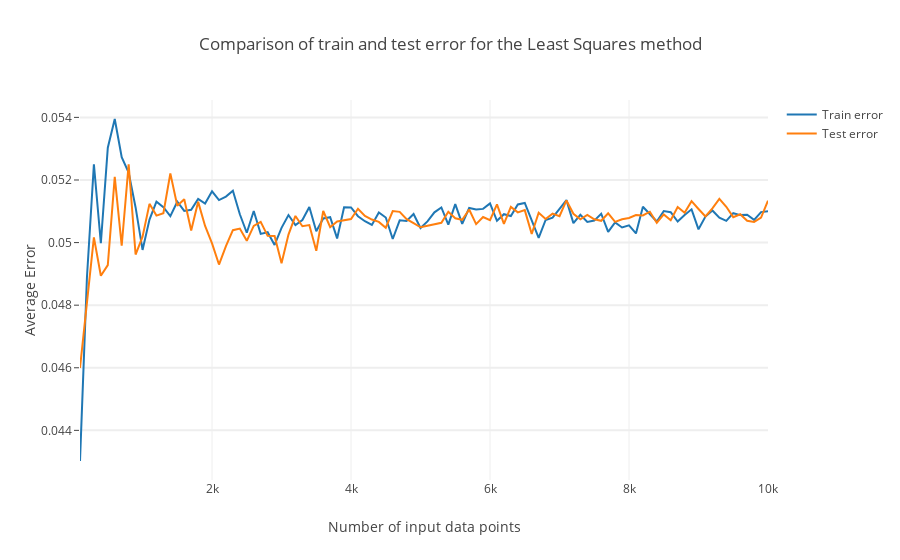

The cell this chart's notebook holds for it:
### Code cell
data1 = [
    go.Scatter(
        x=sample_sizes,
        y=error['LS']['train'],
        name='Train error'
    )
]


data2 = [
    go.Scatter(
        x=sample_sizes,
        y=error['LS']['test'],
        name='Test error'
    )
]


layout = go.Layout(
    title='Comparison of train and test error for the Least Squares method',
    xaxis=dict(
        title='Number of input data points'
    ),
    yaxis=dict(
        title='Average Error',
        ticklen= 5,
        gridwidth= 2
    )
)


plotly.offline.iplot(go.Figure(data=data1+data2, layout=layout))
